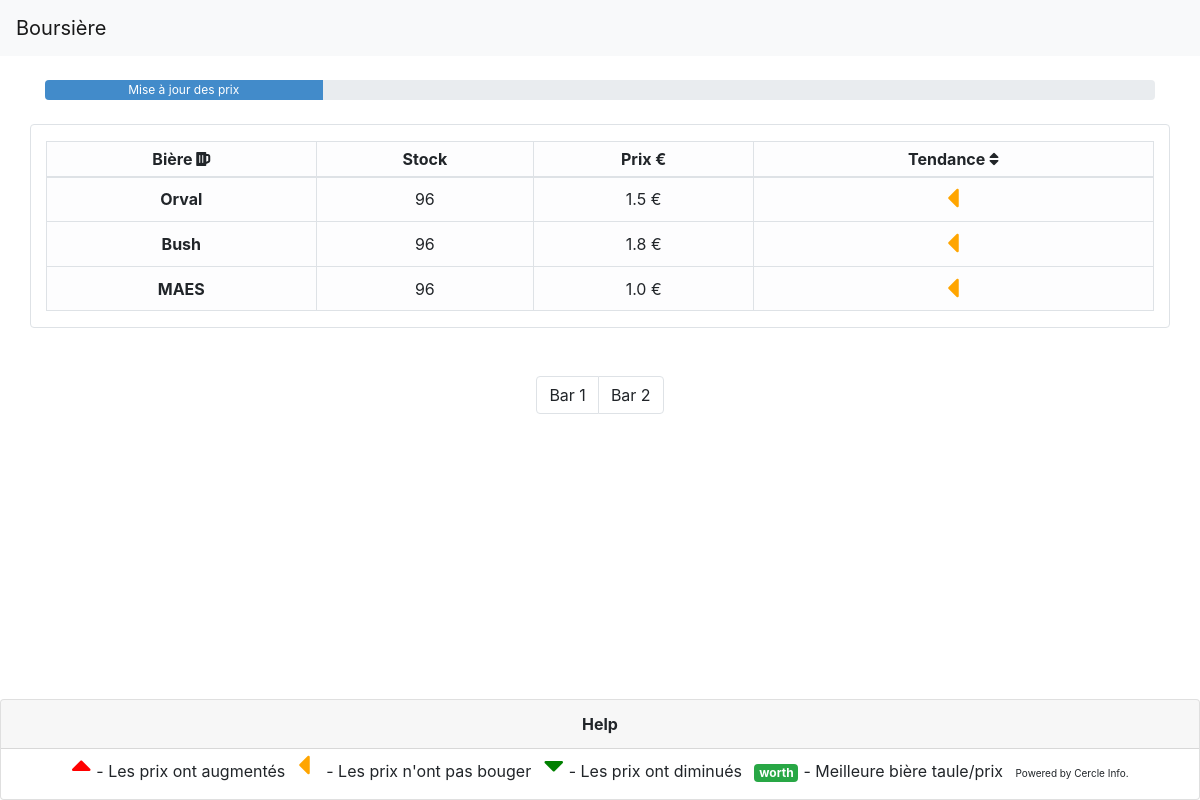
/stock_page/, run on the app's committed database.
### Beer/models.py (models this page shows, shortened)
class Beer(models.Model):
    beer_name = models.CharField(max_length=100)
    price = models.FloatField(null=False)
    buy_price = models.FloatField(null=False)
    stock = models.IntegerField(null=False)
    coef_up = models.FloatField(null=False)
    coef_down = models.FloatField(null=False)
    coef_max = models.FloatField(null=False)
    q_qarder = models.IntegerField(null=False, default=0)
    q_current_qarder = models.IntegerField(null=False, default=0)
    alcohol_percentage = models.FloatField(null=False, default=0)
    bar = models.IntegerField(null=False, default=1)
    trend = models.CharField(max_length=10, default='EQUAL')
    out_of_stock = models.BooleanField(null=False, default=False)
    best_value = models.BooleanField(null=False, default=False)
    best_price = models.BooleanField(null=False, default=False)
    class Meta:
        permissions = (('show_tool_bar', 'Can show the toolbar'),
                        ('failsafe_mode', 'Can access to failsafe'),)

### Beer/views.py (the view)
# urls.py: path('stock_page/', BeerViews.stock_page, name='stock_page'),
def stock_page(request):
    return render(request, 'stock_page.html', {'beers':BeerModel.objects.all()})

### templates/stock_page.html (shortened to what this page needs)
{%extends 'main_template.html' %}
{% load static %}
{% load filter_extra %}
{%block content%}
<div class="container text-center mt-4 mb-4 ">
  <div class="progress" style="height: 20px;">
    <div class="progress-bar" role="progressbar" style="width: 25%; background-color:#428bca;" id="progress_bar"aria-valuenow="0" aria-valuemin="0" aria-valuemax="100">Mise à jour des prix</div>
  </div>
</div>
<div class="container border rounded">
  <table class="table table-light table-bordered table-sm mt-3">
    <thead>
      <tr>
        <th class="text-center align-middle" scope="col">Bière <i class="fas fas fa-beer"></i></th>
        <th class="text-center" scope="col">Stock</th>
        <th class="text-center" scope="col">Prix €</th>
        <th class="text-center" scope="col">Tendance <i class="fas fa-sort"></i></th>
      </tr>
    </thead>
    <tbody>
      {% for beer in beers %}
        <tr class="bar{{beer.bar}}" id="beer_tr_{{ beer.id }}">
                <th class="text-center align-middle" id="beer_name_{{ beer.id }}" scope="row"> {{beer.beer_name}} </th>
          <td class="text-center align-middle" id="beer_stock_{{ beer.id }}">{{beer.stock}}</td>
          <td class="text-center align-middle" id="beer_price_{{ beer.id }}"> {{beer.price}} € </td>
          <td class="text-center align-middle" id="beer_trend_image_{{ beer.id }}">
          {% if beer.trend == 'UP' %}
          <i class="fas fa-caret-up fa-2x" style="color: red;"></i>
          {% elif beer.trend == 'EQUAL' %}
          <i class="fas fa-caret-left fa-2x" style="color: orange;"></i>
          {% else %}
          <i class="fas fa-caret-down fa-2x" style="color: green;"></i>
          {% endif %}
          </td>
        </tr>
      {% endfor %}
    </tbody>
  </table>
</div>
<nav aria-label="Page navigation example">
  <ul class="pagination justify-content-center mt-5">
    <li class="page-item"><a class="page-link" onclick="show_bar(1);hide_bar(2);">Bar 1</a></li>
    <li class="page-item"><a class="page-link" onclick="show_bar(2);hide_bar(1)">Bar 2</a></li>
  </ul>
</nav>
 <footer id="page-footer" class="page-footer fixed-bottom">
    <div class="card text-center">
        <div class="card-header text-center" style="font-weight: bold;">Help</div>
          <ul class="list-inline">
            <li class="list-inline-item"><i class="fas fa-caret-up fa-2x" style="color: red; margin-right: 5px;"></i>- Les prix ont augmentés</li>
            <li class="list-inline-item"><i class="fas fa-caret-left fa-2x" style="color: orange; margin-right: 15px;"></i>- Les prix n'ont pas bouger</li>
            <li class="list-inline-item"><i class="fas fa-caret-down fa-2x" style="color: green; margin-right: 5px;"></i>- Les prix ont diminués</li>
            <li class="list-inline-item"><span class="badge badge-success" style="margin-right: 5px;">worth</span>- Meilleure bière taule/prix</li>
            <li class="list-inline-item" style="font-size:10px;">Powered by Cercle Info.</li>
          </ul>
    </div>
 </footer>
{%endblock%}

### data on the page
Beer: beer_name "Orval", stock "96", price "1.5", trend "EQUAL" (drawn)
Beer: beer_name "Bush", stock "96", price "1.8", trend "EQUAL" (drawn)
Beer: beer_name "MAES", stock "96", price "1.0", trend "EQUAL" (drawn)
